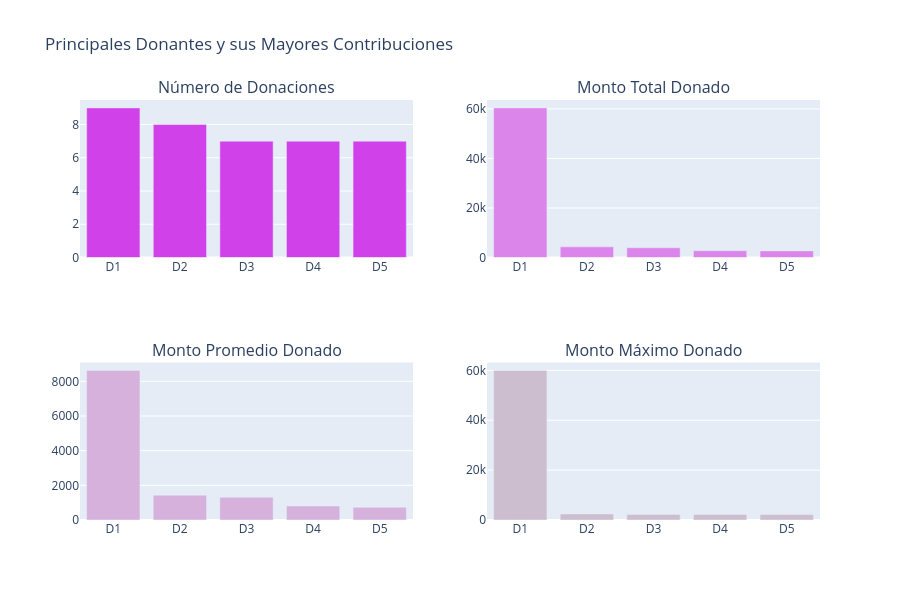

Notebook source saved alongside this figure:
### Markdown cell above
> * **Proyectos Principales** > * En la historia de DonorsChoose, diferentes proyectos han recibido un número muy variable de donaciones, que van desde tan solo 1 hasta un máximo de 800 donaciones. El número máximo de donaciones realizadas a un solo proyecto es igual a 863. Este fue un proyecto liderado por un profesor y su título fue "**Vallecito StandUpKids Pilot Standing School!**" (mostrado como Pa1 en el primer gráfico). Se financió un monto total equivalente a **USD 108,248.30** para este proyecto y se completó su financiamiento el 26 de agosto de 2015.    
> * Existen otros tres proyectos que cuentan con un número muy grande de donaciones (mayor a 600). 
> * En noviembre de 2016, se inició un proyecto titulado "**Varsity and After-School Fencing Teams in NYC**" (mostrado como Pc1 en el segundo gráfico) y registró un total de 18 donaciones. Este proyecto tuvo el promedio más alto por donante, equivalente a **USD 1,850**.  
> * En el proyecto titulado "**Learning to Play While Playing to Learn!**" (mostrado como Pd1 en el cuarto gráfico), se aportó un monto de donación única de **USD 60,000**, el cual representa la donación individual más alta en toda la historia de DonorsChoose.   

## <a id="3.3">3.3 ¿Quiénes son los Donantes Principales?</a>

Vamos a identificar a los donantes que realizaron las contribuciones más destacadas y sus valores. Es decir:

* **3.3.1** Donantes que han realizado el mayor número de donaciones  
* **3.3.2** Donantes que han financiado los Mayores Montos Totales   
* **3.3.3** Donantes que financian los Mayores Montos Promedios en donaciones únicas  
* **3.3.4** Donantes que han financiado el Monto Máximo de Donación Única

### Code cell
# ¿Qué donantes realizaron las mayores contribuciones?

tempdf = donations_df.groupby('Donor ID').agg({
    'Donor ID': 'count',
    'Donation Amount': 'sum'
}).rename(columns={
    'Donor ID': "Total Donations",
    'Donation Amount': "Total Amount"
}).reset_index()

tempdf['Average Donation Amount'] = tempdf['Total Amount'] / tempdf['Total Donations']

# Total de donaciones
tempdf1 = tempdf.sort_values(by=['Total Donations'], ascending=[False])
x = tempdf1.head(5)['Donor ID']
x = ["D" + str(i + 1) for i in range(len(x))]
y = tempdf1.head(5)['Total Donations']
tr1 = bar_ver_noagg(x, y, 'Total de Donaciones', '#d141ea', lm=None, rt=True)

# Monto total donado
tempdf1 = tempdf.sort_values(by=['Total Amount'], ascending=[False])
x = tempdf1.head(5)['Donor ID']
x = ["D" + str(i + 1) for i in range(len(x))]
y = tempdf1.head(5)['Total Amount']
tr2 = bar_ver_noagg(x, y, 'Monto Total Donado', '#db85ea', lm=None, rt=True)

# Monto promedio por donación
tempdf1 = tempdf.sort_values(by=['Average Donation Amount'], ascending=[False])
x = tempdf1.head(5)['Donor ID']
x = ["D" + str(i + 1) for i in range(len(x))]
y = tempdf1.head(5)['Average Donation Amount']
tr3 = bar_ver_noagg(x, y, 'Monto Promedio por Donación', '#d5b1db', lm=None, rt=True)

# Donación individual máxima
tempdf = donations_df.groupby('Donor ID').agg({
    'Donor ID': 'count',
    'Donation Amount': 'max'
}).rename(columns={
    'Donor ID': "Total Donations",
    'Donation Amount': "Maximum Donations"
}).reset_index()

tempdf1 = tempdf.sort_values(by=['Maximum Donations'], ascending=[False])
x = tempdf1.head(5)['Donor ID']
x = ["D" + str(i + 1) for i in range(len(x))]
y = tempdf1.head(5)['Maximum Donations']
tr4 = bar_ver_noagg(x, y, 'Donación Individual Máxima', '#ccbece', lm=None, rt=True)

# Subgráficos
fig = tools.make_subplots(
    rows=2,
    cols=2,
    print_grid=False,
    subplot_titles=[
        'Número de Donaciones',
        'Monto Total Donado',
        'Monto Promedio Donado',
        'Monto Máximo Donado'
    ]
)

fig.append_trace(tr1, 1, 1)
fig.append_trace(tr2, 1, 2)
fig.append_trace(tr3, 2, 1)
fig.append_trace(tr4, 2, 2)

fig['layout'].update(
    height=600,
    showlegend=False,
    title='Principales Donantes y sus Mayores Contribuciones'
)

iplot(fig)

### Figure 1 — Plotly figure (JSON) as saved in the notebook; plotly's stock layout.template omitted (floating-point values rounded to 4 significant figures)
{"data": [{"marker": {"color": "#d141ea"}, "type": "bar", "x": ["D1", "D2", "D3", "D4", "D5"], "xaxis": "x", "y": [9, 8, 7, 7, 7], "yaxis": "y"}, {"marker": {"color": "#db85ea"}, "type": "bar", "x": ["D1", "D2", "D3", "D4", "D5"], "xaxis": "x2", "y": [60420.0, 4301.0, 3926.0, 2733.0, 2667.0], "yaxis": "y2"}, {"marker": {"color": "#d5b1db"}, "type": "bar", "x": ["D1", "D2", "D3", "D4", "D5"], "xaxis": "x3", "y": [8631.0, 1434.0, 1309.0, 808.7, 731.1], "yaxis": "y3"}, {"marker": {"color": "#ccbece"}, "type": "bar", "x": ["D1", "D2", "D3", "D4", "D5"], "xaxis": "x4", "y": [60000.0, 2420.0, 2248.0, 2219.0, 2190.0], "yaxis": "y4"}], "layout": {"annotations": [{"font": {"size": 16}, "showarrow": false, "text": "Número de Donaciones", "x": 0.225, "xanchor": "center", "xref": "paper", "y": 1, "yanchor": "bottom", "yref": "paper"}, {"font": {"size": 16}, "showarrow": false, "text": "Monto Total Donado", "x": 0.775, "xanchor": "center", "xref": "paper", "y": 1, "yanchor": "bottom", "yref": "paper"}, {"font": {"size": 16}, "showarrow": false, "text": "Monto Promedio Donado", "x": 0.225, "xanchor": "center", "xref": "paper", "y": 0.375, "yanchor": "bottom", "yref": "paper"}, {"font": {"size": 16}, "showarrow": false, "text": "Monto Máximo Donado", "x": 0.775, "xanchor": "center", "xref": "paper", "y": 0.375, "yanchor": "bottom", "yref": "paper"}], "height": 600, "showlegend": false, "title": {"text": "Principales Donantes y sus Mayores Contribuciones"}, "xaxis": {"anchor": "y", "domain": [0, 0.45]}, "xaxis2": {"anchor": "y2", "domain": [0.55, 1]}, "xaxis3": {"anchor": "y3", "domain": [0, 0.45]}, "xaxis4": {"anchor": "y4", "domain": [0.55, 1]}, "yaxis": {"anchor": "x", "domain": [0.625, 1]}, "yaxis2": {"anchor": "x2", "domain": [0.625, 1]}, "yaxis3": {"anchor": "x3", "domain": [0, 0.375]}, "yaxis4": {"anchor": "x4", "domain": [0, 0.375]}}}
